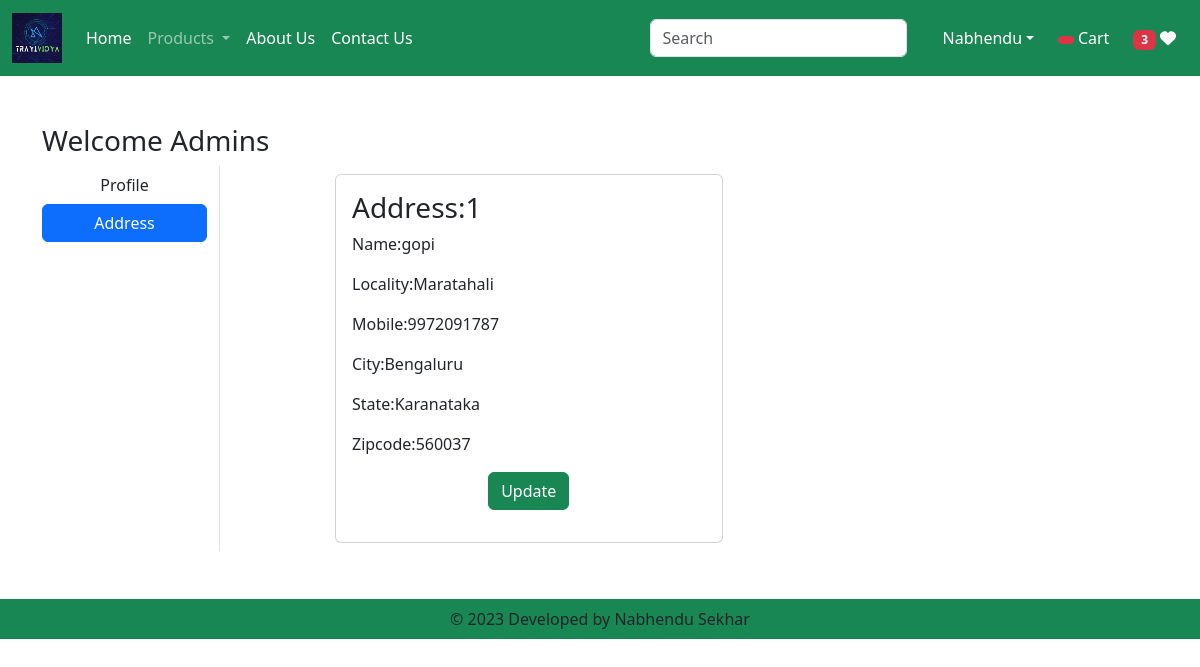
The page /address/ (signed in) on the database its author committed.
### app/models.py (models this page shows, shortened)
class Customer(models.Model):
    user=models.ForeignKey(User,on_delete=models.CASCADE)
    name=models.CharField(max_length=200)
    locality=models.CharField(max_length=200)
    city=models.CharField(max_length=50)
    mobile=models.IntegerField(default=0)
    zipcode=models.IntegerField()
    state=models.CharField(choices=STATE_CHOICES,max_length=100)

### app/views.py (the view)
# urls.py: path('address/',views.address,name='address'),
def address(request):
    add=Customer.objects.filter(user=request.user)
    totalitem=0
    wishitem=0
    if request.user.is_authenticated:
        totalitem=len(Cart.objects.filter(user=request.user))
        wishitem=len(Wishlist.objects.filter(user=request.user))
    return render (request ,'app/address.html',locals())

### app/templates/app/address.html (shortened to what this page needs)
{% extends 'app/base.html' %}
{% load static %}
{% block main-content %}
<div class="container my-5">
    <div class="row">
        <h3>Welcome <span class="text-capitalize">{{request.user}} </span></h3>
        <div class="col-sm-2 border-end">
            <ul class="list-unstyled">
                <li class="d-grid"><a href="{% url 'profile' %}" class="btn ">Profile</a></li>
                <li class="d-grid"><a href="{% url 'address' %}" class="btn btn-primary">Address</a></li>
            </ul>
        </div>
        <div class="col-sm-9 offset-sm-1">
            <div class="row">
                {% for ad in add %}
                <div class="col-sm-6">
                    <div class="card m-2">
                        <div class="card-body">
                            <h3>Address:{{forloop.counter}}</h3>
                            <p>Name:{{ad.name}} </p>
                            <p>Locality:{{ad.locality}} </p>
                            <p>Mobile:{{ad.mobile}} </p>
                            <p>City:{{ad.city}} </p>
                            <p>State:{{ad.state}} </p>
                            <p>Zipcode:{{ad.zipcode}} </p>
                            <p class="text-center"><a href="{% url 'updateAddress' pk=ad.id %}" type="button" class="btn btn-success">Update</a></p>
                        </div>
                    </div>
                </div>
                {% endfor %}
            </div>
        </div>
    </div>
</div>
{% endblock main-content %}

### rows shown on the page
Customer: name "gopi", locality "Maratahali", mobile "9972091787", city "Bengaluru", state "Karanataka", zipcode "560037"

### other values the page prints
{{ wishitem }} "3"
{{ request.user }} "Admins"
